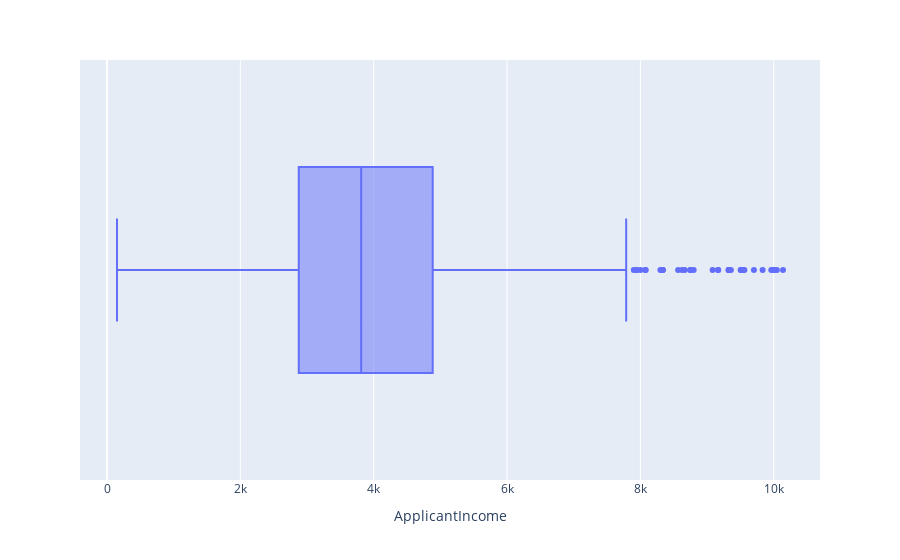

The notebook cell this image was saved under:
### Code cell
# Check after handling
fig = px.box(df,x='ApplicantIncome')
fig.show()

### Figure 1 — Plotly figure (JSON) as saved in the notebook; plotly's stock layout.template omitted (floating-point values rounded to 4 significant figures; data arrays with more than 128 entries replaced by an {"elided": "..."} marker saying what was removed)
{"data": [{"alignmentgroup": "True", "hovertemplate": "ApplicantIncome=%{x}<extra></extra>", "legendgroup": "", "marker": {"color": "#636efa"}, "name": "", "notched": false, "offsetgroup": "", "orientation": "h", "showlegend": false, "type": "box", "x": {"elided": "614 float values"}, "x0": " ", "xaxis": "x", "y0": " ", "yaxis": "y"}], "layout": {"boxmode": "group", "legend": {"tracegroupgap": 0}, "margin": {"t": 60}, "xaxis": {"anchor": "y", "domain": [0, 1], "title": {"text": "ApplicantIncome"}}, "yaxis": {"anchor": "x", "domain": [0, 1]}}}
